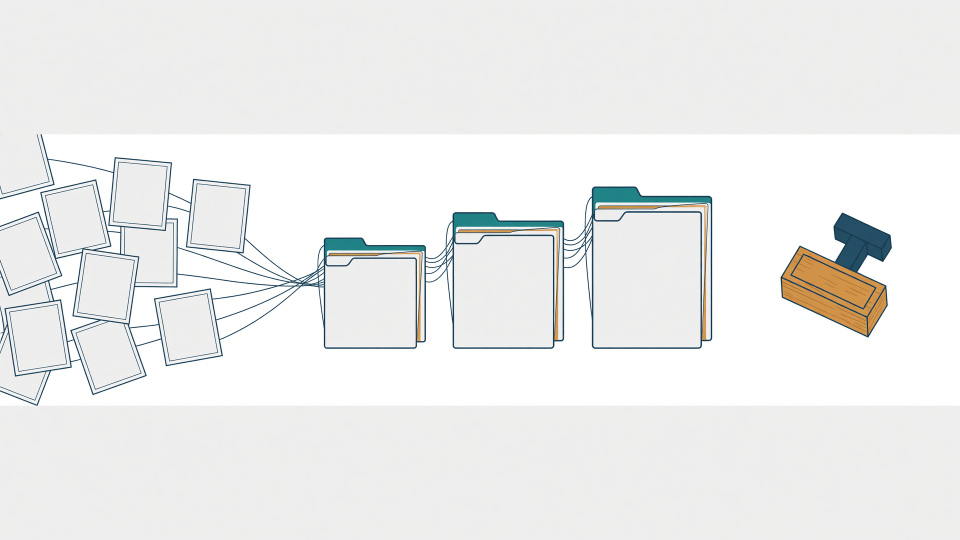
#> input picture paper/figures/grok_scene_abstract.png, 1920 x 1080 px (shown at 1/2 size)
$ python -i gerar_diagramas_grok.py   (imports and definitions only)
#> lines starting #> are read from the running program, lines starting #| are printed output that depends on the picture
#!/usr/bin/env python3
"""Grok scene + typeset academic plates.

Grok draws a silent Nature-style illustration. This file writes every
rate, count, and caveat in Times from the team note. The paper includes
the composed fig_*.png files, not the raw scenes.

    python3 paper/figures/gerar_diagramas_grok.py
    python3 paper/figures/gerar_diagramas_grok.py --compose-only
"""
from __future__ import annotations

import argparse
import sys
import time
from pathlib import Path

from PIL import Image, ImageDraw, ImageEnhance, ImageFont, ImageOps

HERE = Path(__file__).resolve().parent
sys.path.insert(0, str(HERE))

from gerar_figuras_grok import gerar_grok, gravar_png, load_env  # noqa: E402

# Academic plate — white paper, not magazine cream.
WHITE = (255, 255, 255)
PAPER = (250, 251, 252)
NAVY = (27, 54, 93)
TEAL = (31, 111, 99)
ORANGE = (196, 107, 26)
RED = (163, 59, 50)
INK = (26, 26, 26)
MUTED = (88, 92, 98)
LINE = (210, 214, 220)
PALE_B = (236, 242, 250)
PALE_T = (232, 242, 239)
PALE_O = (248, 239, 228)
PALE_R = (246, 234, 234)

ESTILO = (
    "Scientific journal illustration for an ACM digital-government article, "
    "Nature graphical-abstract register. Flat vector, white background, "
    "thin navy linework, muted teal and ochre, soft even daylight, generous "
    "empty margins reserved for later typesetting. Simple geometric paper "
    "sheets, folders, nodes, and arrows. Looks like a printed figure, not a "
    "magazine spread and not a photo. NO text, NO letters, NO numerals, "
    "NO percent signs, NO logos, NO watermarks, NO faces, NO photoreal wood, "
    "NO vintage stationery, NO cream parchment, NO neon, NO robots, "
    "NO glowing brains, NO sci-fi interface. Aspect ratio 16:9."
)

DIAGS = (
    {
        "id": "scene_abstract",
        "arquivo": "grok_scene_abstract.png",
        "cena": (
            "Wide white field. Left: a loose scatter of many plain white "
            "complaint sheets of slightly different sizes. Thin navy threads "
            "gather them toward the centre into three neat navy folders of "
            "increasing height: short, taller, only a little taller than the "
            "middle. Right: a simple wooden stamp waiting unused. Empty white "
            "band across the top third and the bottom third. No writing."
        ),
    },
    {
        "id": "scene_jobs",
        "arquivo": "grok_scene_jobs.png",
        "cena": (
            "Three equal white panels divided by two thin navy rules. "
            "Left: one white sheet and a thin arrow into a single inbox tray. "
            "Centre: a mixed tall pile of many unmarked sheets. "
            "Right: one open navy folder holding two clipped sheets of "
            "different length. Empty white band across the top fifth and "
            "the bottom fifth. No writing."
        ),
    },
    {
        "id": "scene_pipeline",
        "arquivo": "grok_scene_pipeline.png",
        "cena": (
            "A quiet left-to-right stream on white: loose sheets become a "
            "small constellation of dots, then a few closed navy folders. "
            "One leftover sheet with a thin ochre tab sits aside. Wide empty "
            "white above and below the stream. No boxes with labels. No writing."
        ),
    },
    {
        "id": "scene_rates",
        "arquivo": "grok_scene_rates.png",
        "cena": (
            "Exactly three equal columns on white, thin navy rules between "
            "them. Each column is a stack of closed navy folders on a low "
            "plinth. Left stack shortest. Middle stack clearly taller. "
            "Right stack only a little taller than the middle, with one "
            "small ochre tab on the top folder. Empty white across the top "
            "half. No writing, no numerals."
        ),
    },
    {
        "id": "scene_funnel",
        "arquivo": "grok_scene_funnel.png",
        "cena": (
            "A wide geometric funnel on white. Many small white sheets enter "
            "at the top. Most fall aside onto a quiet side tray. A short "
            "row of a few sheets continues down. A small navy stack leaves "
            "the narrow outlet. Empty white on both sides for later labels. "
            "No writing, no numerals."
        ),
    },
    {
        "id": "scene_bands",
        "arquivo": "grok_scene_bands.png",
        "cena": (
            "Three document trays in a row on white. Left tray teal, a closed "
            "folder ready. Centre tray ochre, a folder half open. Right tray "
            "brick-red tab, a folder still being read. Empty white above the "
            "trays. No writing, no numerals."
        ),
    },
)


def font(size: int, bold: bool = False) -> ImageFont.FreeTypeFont:
    if bold:
        candidates = (
            "/System/Library/Fonts/Supplemental/Times New Roman Bold.ttf",
            "/Library/Fonts/Times New Roman Bold.ttf",
            "/System/Library/Fonts/Times.ttc",
        )
    else:
        candidates = (
            "/System/Library/Fonts/Supplemental/Times New Roman.ttf",
            "/Library/Fonts/Times New Roman.ttf",
            "/System/Library/Fonts/Times.ttc",
        )
    for path in candidates:
        if Path(path).exists():
            try:
                return ImageFont.truetype(path, size)
            except OSError:
                continue
    return ImageFont.load_default()


def wrap(draw: ImageDraw.ImageDraw, text: str, fnt: ImageFont.FreeTypeFont, max_w: int) -> list[str]:
    words = text.split()
    lines: list[str] = []
    cur = ""
    for word in words:
        trial = f"{cur} {word}".strip()
        if draw.textlength(trial, font=fnt) <= max_w:
            cur = trial
        else:
            if cur:
                lines.append(cur)
            cur = word
    if cur:
        lines.append(cur)
    return lines


def scene_fit(path: Path, size: tuple[int, int], fade: float = 0.88) -> Image.Image:
    with Image.open(path) as raw:
        fitted = ImageOps.fit(raw.convert("RGB"), size, Image.Resampling.LANCZOS)
    fitted = ImageEnhance.Color(fitted).enhance(0.72)
    fitted = ImageEnhance.Contrast(fitted).enhance(0.96)
    white = Image.new("RGB", size, PAPER)
    return Image.blend(white, fitted, fade)


def rounded(draw: ImageDraw.ImageDraw, box, fill, outline, width=2, radius=12) -> None:
    draw.rounded_rectangle(box, radius=radius, fill=fill, outline=outline, width=width)


def text_block(draw, x, y, text, fnt, fill, max_w) -> int:
    for line in wrap(draw, text, fnt, max_w):
        draw.text((x, y), line, font=fnt, fill=fill)
        y += int(fnt.size * 1.35)
    return y


def compose_abstract(src: Path, dest: Path) -> None:
    W, H = 2400, 1200
    canvas = Image.new("RGB", (W, H), WHITE)
    draw = ImageDraw.Draw(canvas)
    title = font(40, bold=True)
    body = font(22)
    small = font(20)
    num = font(56, bold=True)
    label = font(22, bold=True)
    note = font(18)

    draw.text((72, 40), "Grouping duplicate citizen complaints in a state ombudsman (CGE-CE)", font=title, fill=NAVY)
    text_block(
        draw,
        72,
        100,
        "Same event, different wording. One historical batch, n = 4,389 real complaints. "
        "Grouping rate ρ = |G|/n is not precision.",
        body,
        MUTED,
        W - 144,
    )

    scene = scene_fit(src, (2256, 520), fade=0.90)
    canvas.paste(scene, (72, 170))
    draw.rectangle((72, 170, 2328, 690), outline=LINE, width=1)

    cards = (
        ("62.4%", "TF-IDF + DBSCAN", "production · lexical", "≈ 2,739 / 4,389", NAVY, PALE_B),
        ("82.5%", "embeddings + HDBSCAN", "inferred · no leftover model", "3,621 / 4,389", TEAL, PALE_T),
        ("84.9%", "+ leftover LLM", "ablation · filter unknown", "3,725 / 4,389", ORANGE, PALE_O),
    )
    gap = 24
    cw = (2256 - 2 * gap) // 3
    y = 720
    for i, (rate, name, role, count, color, pale) in enumerate(cards):
        x = 72 + i * (cw + gap)
        rounded(draw, (x, y, x + cw, y + 210), pale, color, width=2, radius=10)
        draw.text((x + 28, y + 18), rate, font=num, fill=color)
        draw.text((x + 28, y + 92), name, font=label, fill=INK)
        draw.text((x + 28, y + 128), role, font=note, fill=MUTED)
        draw.text((x + 28, y + 160), count, font=small, fill=INK)

    y = 960
    rounded(draw, (72, y, 2328, y + 200), PAPER, LINE, width=1, radius=8)
    y = text_block(
        draw,
        96,
        y + 20,
        "Accepted cluster: |C| ≥ 2 and mean pairwise cosine s̄(C) ≥ 0.75. "
        "The middle rate is inferred (3,725 − 104). The right-hand 84.9% includes an undocumented leftover filter.",
        body,
        INK,
        2200,
    )
    text_block(
        draw,
        96,
        y + 8,
        "No officer gold. Leftover path 768 → 27 → 104 in 21 groups is not an auditable operator. "
        "An officer still closes the case.",
        small,
        MUTED,
        2200,
    )
    canvas.save(dest, "PNG", optimize=True)


# [40 lines left out: function compose_jobs, not called in this run]


def _arrow(draw, x1, y, x2, color=MUTED) -> None:
    draw.line((x1, y, x2 - 8, y), fill=color, width=2)
    draw.polygon([(x2, y), (x2 - 12, y - 6), (x2 - 12, y + 6)], fill=color)


# [246 lines left out: functions compose_pipeline, compose_rates, compose_funnel, compose_bands, generate_scenes, compose_all and 1 more, not called in this run]


# [2 lines not run here, left out]

>>> import cv2
>>> picture = cv2.imread('grok_scene_abstract.png', cv2.IMREAD_GRAYSCALE)
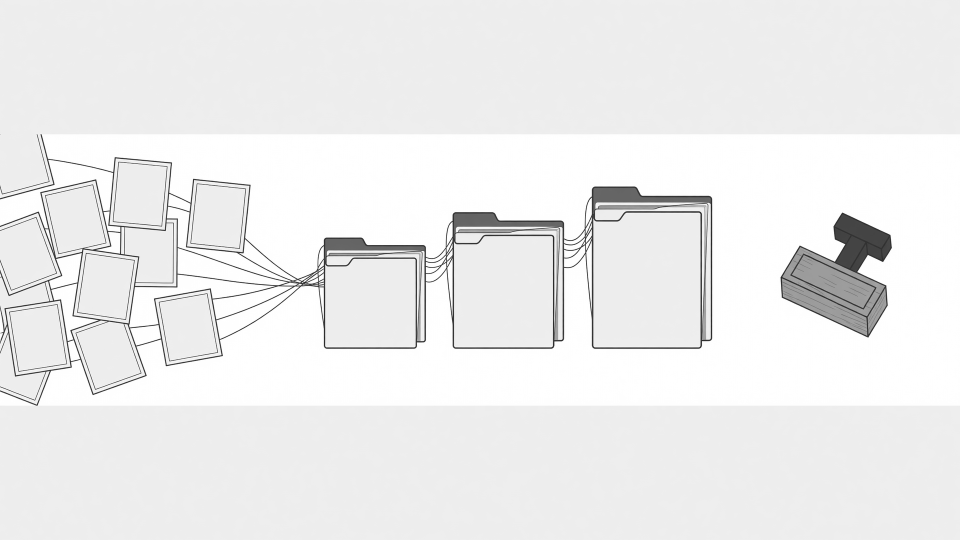
#> picture: shape (1080, 1920) (shown at 1/2 size); min 12, max 255, mean 237.1
>>> result = compose_abstract(picture, 'out.png')
#> in compose_abstract, `canvas = Image.new("RGB", (W, H), WHITE)`: canvas: PIL image 2400x1200 RGB; every value is 255
#> (the run stopped early here; a loop or call above may not have finished)

$ run again, on paper/figures/fig_errors.png
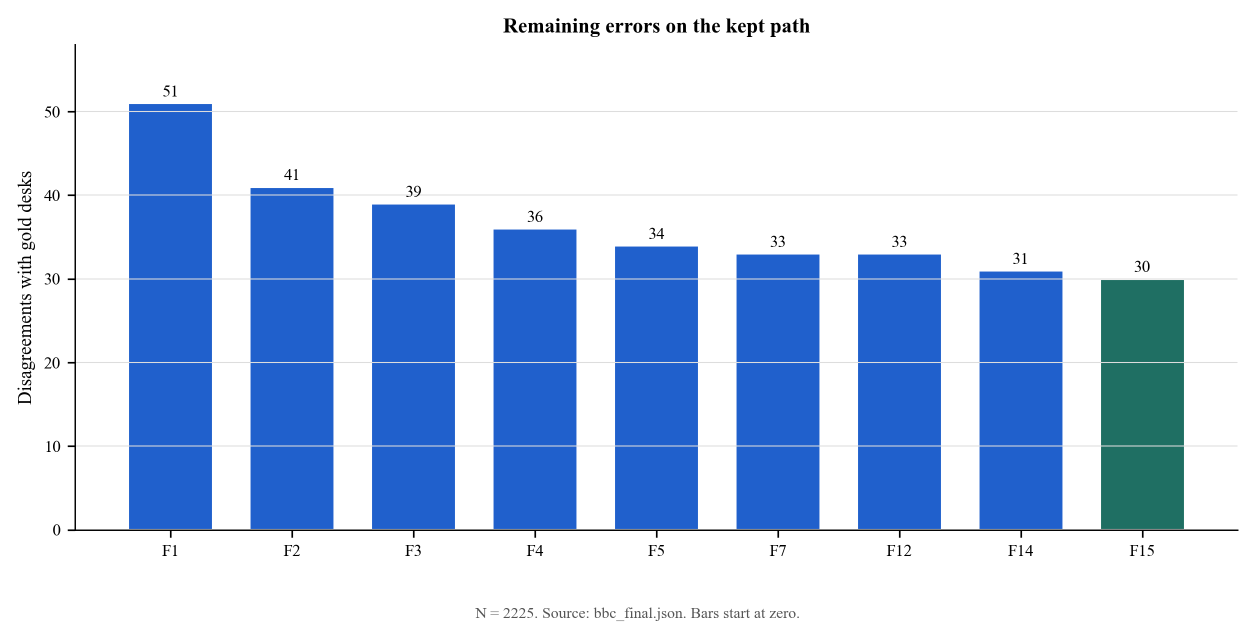
#> input picture paper/figures/fig_errors.png, 2511 x 1278 px (shown at 1/2 size)
#> `picture = cv2.imread('grok_scene_abstract.png', cv2.IMREAD_GRAYSCALE)`:
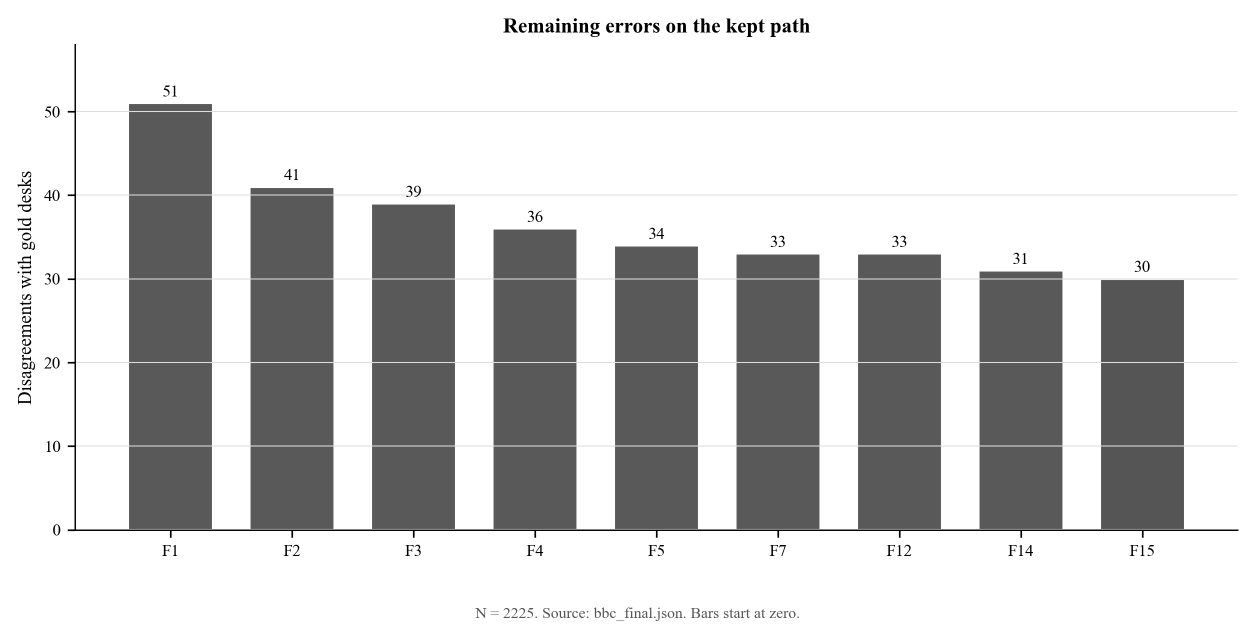
#> picture: shape (1278, 2511) (shown at 1/2 size); min 0, max 255, mean 206.3
#> canvas: PIL image 2400x1200 RGB; every value is 255
